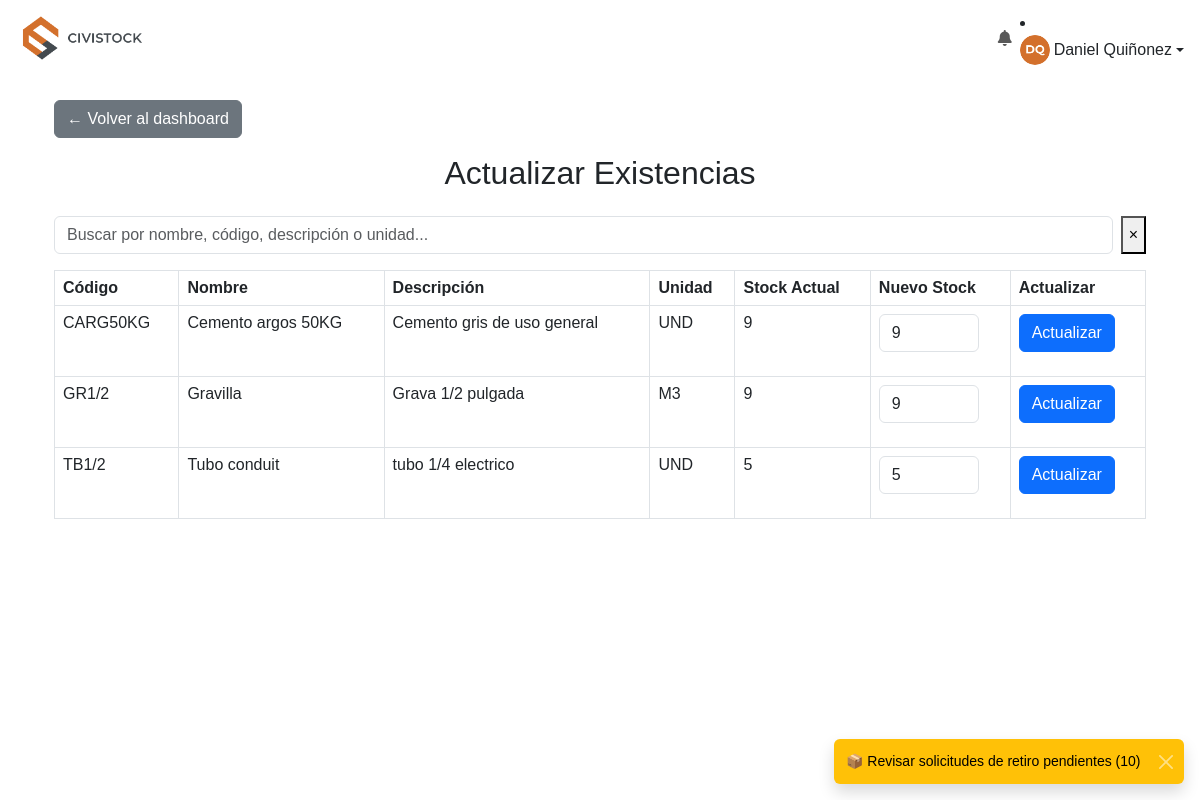
Before: /almacenista/actualizar-existencias (signed in) with the older database file.
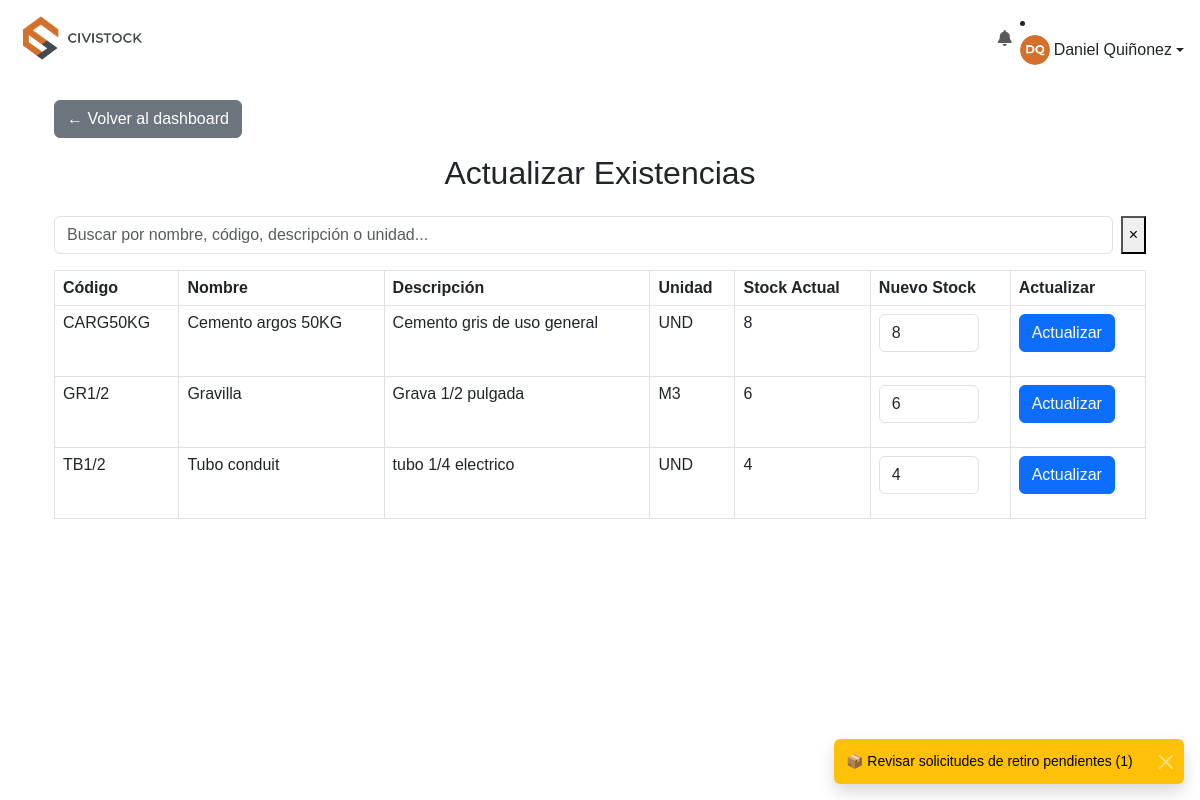
After: the same page with the newer database file.
### models.py (models this page shows, shortened)
class Material(db.Model):
    __tablename__ = 'material'
    id = db.Column(db.Integer, primary_key=True)
    codigo = db.Column(db.String(50), unique=True, nullable=False)
    nombre = db.Column(db.String(100), nullable=False)
    descripcion = db.Column(db.String(200))
    stock = db.Column(db.Float, default=0)
    stock_minimo = db.Column(db.Integer, default=0)
    unidad = db.Column(db.String(50))
    en_devolucion = db.Column(db.Float, default=0)
    movimientos = db.relationship('Movimiento', backref='material', lazy=True)

### almacenista_routes.py (the view, shortened to what this page needs)
@almacenista_bp.route('/actualizar-existencias')
def actualizar_existencias():
    query = request.args.get('q', '').strip()
    materiales = Material.query
    materiales = materiales.order_by(Material.nombre).all()
    return render_template('Almacenista/actualizar_existencias.html', materiales=materiales)

### utils.py (called while the page is built)
def fecha_y_hora_colombia(fecha_utc):
    if not fecha_utc:
        return {"fecha": "-", "hora": "-"}
    zona_col = pytz.timezone('America/Bogota')
    if fecha_utc.tzinfo is None:
        fecha_utc = pytz.utc.localize(fecha_utc)
    fecha_local = fecha_utc.astimezone(zona_col)
    return {
        "fecha": fecha_local.strftime("%d/%m/%Y"),
        "hora": fecha_local.strftime("%I:%M %p")
    }

def formatear_numero(value):
    try:
        num = float(value)
        if num.is_integer():
            return int(num)
        return num
    except (ValueError, TypeError):
        return value

def obtener_materiales_bajo_stock():
    return Material.query.filter(Material.stock <= Material.stock_minimo).all()

### templates/Almacenista/actualizar_existencias.html (shortened to what this page needs)
{% extends 'base.html' %}
{% block content %}
<div class="container mt-4">
    <a href="{{ url_for('almacenista.dashboard') }}" class="btn btn-secondary mb-3">← Volver al dashboard</a>
    <h2 class="text-center mb-4">Actualizar Existencias</h2>
<div class="form-busqueda mb-3 d-flex input-clearable">
    <input
        type="text"
        id="busquedaMateriales"
        class="form-control me-2"
        placeholder="Buscar por nombre, código, descripción o unidad..."
    >
    <button type="button" class="clear-btn" id="clearSearch">&times;</button>
</div>
    <table class="table table-bordered table-hover">
        <thead class="thead-light">
            <tr>
                <th>Código</th>
                <th>Nombre</th>
                <th>Descripción</th>
                <th>Unidad</th>
                <th>Stock Actual</th>
                <th>Nuevo Stock</th>
                <th>Actualizar</th>
            </tr>
        </thead>
        <tbody>
            {% for material in materiales %}
            <tr>
                <td>{{ material.codigo }}</td>
                <td>{{ material.nombre }}</td>
                <td>{{ material.descripcion }}</td>
                <td>{{ material.unidad }}</td>
                <td>{{ material.stock|formatear_numero }}</td>
                <td>
                    <form method="POST" action="{{ url_for('almacenista.actualizar_existencia_individual', material_id=material.id) }}" class="form-inline">
                        <input type="number" name="nuevo_stock" value="{{ material.stock|formatear_numero }}" step="any" class="form-control" style="width: 100px;" required>
                </td>
                <td>
                        <button type="submit" class="btn btn-primary">Actualizar</button>
                </td>
            </tr>
            {% endfor %}
        </tbody>
    </table>
</div>
{% endblock %}

### templates/base.html (shortened to what this page needs)
<!DOCTYPE html>
<html lang="es">
<head>
    <link href="https://cdn.jsdelivr.net/npm/bootstrap@5.3.0/dist/css/bootstrap.min.css" rel="stylesheet">
    <link href="https://cdnjs.cloudflare.com/ajax/libs/font-awesome/6.5.0/css/all.min.css" rel="stylesheet">
    <link rel="stylesheet" href="{{ url_for('static', filename='style.css') }}">
</head>
<body>
    <nav class="navbar navbar-expand-lg navbar-white bg-white px-3">
        <a class="navbar-brand" href="{{ url_for(user_role.lower() + '.dashboard') }}">
            <img src="{{ url_for('static', filename='civistockresponsive.png') }}" alt="Logo" height="50">
        </a>
        <div class="collapse navbar-collapse" id="menuNav">
<ul class="navbar-nav">
    <li class="nav-item dropdown">
        <a class="nav-link position-relative" href="#" id="notifDropdown" role="button" data-bs-toggle="dropdown" aria-expanded="false">
            <i class="fas fa-bell"></i>
        </a>
    </li>
</ul>
                <li class="nav-item dropdown">
                    <a class="nav-link dropdown-toggle d-flex align-items-center" href="#" role="button" data-bs-toggle="dropdown">
                        <img src="{{ url_for('static', filename='uploads/' + (user_photo or 'default.jpg')) }}" alt="Foto" width="30" height="30" class="rounded-circle me-1">
                        {{ user_name }}
                    </a>
                </li>
        </div>
    </nav>
    <div class="container my-4">
        {% block content %}{% endblock %}
    </div>
{% block scripts %}
<div class="toast-container position-fixed bottom-0 end-0 p-3" style="z-index: 1100;"></div>
{% endblock %}

Changed rows visible on the page:
changed Material "CARG50KG": stock "9" → "8"; nuevo_stock "9" → "8"
changed Material "GR1/2": stock "9" → "6"; nuevo_stock "9" → "6"
changed Material "TB1/2": stock "5" → "4"; nuevo_stock "5" → "4"
Other visible differences:
text written by a page script: "📦 Revisar solicitudes de retiro pendientes (10)" → "📦 Revisar solicitudes de retiro pendientes (1)"
